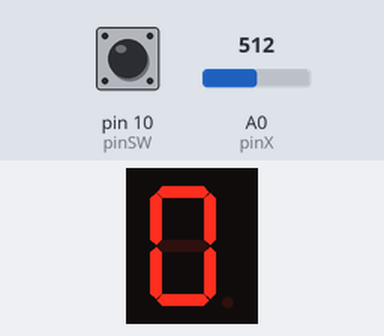
The sketch below on a simulated Arduino Uno, built with avr-gcc and run on an emulated ATmega328P. Shown: 1-digit seven-segment display. Wiring (inferred from the names in the program): 1-digit 7-segment display, segments lit when HIGH: segments pin 2, pin 3, pin 4, pin 5, pin 6, pin 7, pin 8, pin 9. The test bench sets the inputs (shaded band); at power-on: A0 (pinX) = 512, pin 10 (pinSW) HIGH. The segment pins are drawn as the display they are named for.

Above: at 1.2 s.
1.3 s: A0 (pinX) set to 610
At 2.5 s:
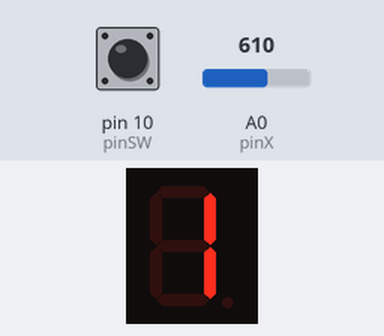
2.8 s: pin 10 (pinSW) pulled LOW for 0.15 s
At 3.9 s:
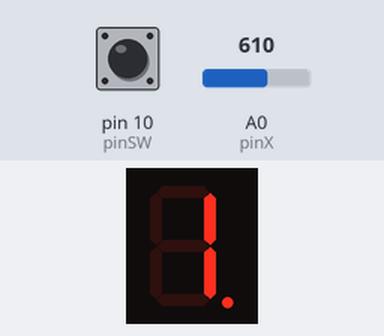
Timing chart, 0 to 5.8 s (numbered marks = the images above; inputs shaded):
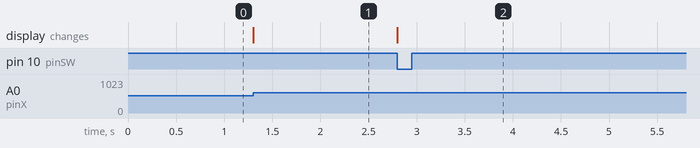

The sketch:

example4-joystick_and_7segment.ino
```cpp
// declare all the joystick pins
const int pinSW = 10; // digital pin connected to switch output
const int pinX = A0; // A0 - analog pin connected to X output
const int pinY = A1; // A1 - analog pin connected to Y output

// declare all the segments pins
const int pinA = 2;
const int pinB = 3;
const int pinC = 4;
const int pinD = 5;
const int pinE = 6;
const int pinF = 7;
const int pinG = 8;
const int pinDP = 9;

const int segSize = 8;
const int noOfDigits = 10;

// dp on or off
int dpState = LOW;
// states of the button press
int swState = LOW;
int lastSwState = LOW;
int switchValue;
int xValue = 0;
int yValue = 0;

bool joyMoved = false;
int digit = 0;
int minThreshold = 400;
int maxThreshold = 600;

// store the pins in an array for easier access
int segments[segSize] = {
  pinA, pinB, pinC, pinD, pinE, pinF, pinG, pinDP
};

byte digitMatrix[noOfDigits][segSize - 1] = {
  // a  b  c  d  e  f  g
  {1, 1, 1, 1, 1, 1, 0}, // 0
  {0, 1, 1, 0, 0, 0, 0}, // 1
  {1, 1, 0, 1, 1, 0, 1}, // 2
  {1, 1, 1, 1, 0, 0, 1}, // 3
  {0, 1, 1, 0, 0, 1, 1}, // 4
  {1, 0, 1, 1, 0, 1, 1}, // 5
  {1, 0, 1, 1, 1, 1, 1}, // 6
  {1, 1, 1, 0, 0, 0, 0}, // 7
  {1, 1, 1, 1, 1, 1, 1}, // 8
  {1, 1, 1, 1, 0, 1, 1}  // 9
};

void displayNumber(byte digit, byte decimalPoint) {
  for (int i = 0; i < segSize - 1; i++) {
    digitalWrite(segments[i], digitMatrix[digit][i]);
  }

  // write the decimalPoint to DP pin
  digitalWrite(segments[segSize - 1], decimalPoint);
}

void setup() {
  // initialize all the pins
  for (int i = 0; i < segSize; i++) {
    pinMode(segments[i], OUTPUT);
  }
  pinMode(pinSW, INPUT_PULLUP);

  displayNumber(digit, dpState); // initial value displayed. Choose any value
}

void loop() {
  xValue = analogRead(pinX);
  // On Ox axis, if the value is lower than a chosen min threshold, then
  // decrease by 1 the digit value.
  if (xValue < minThreshold && joyMoved == false) {
    if (digit > 0) {
      digit--;
    } else {
      digit = 9;
    }
    joyMoved = true;
  }

  // On Ox axis, if the value is bigger than a chosen max threshold, then
  // increase by 1 the digit value
  if (xValue > maxThreshold && joyMoved == false) {
    if (digit < 9) {
      digit++;
    } else {
      digit = 0;
    }
    joyMoved = true;
  }

  if (xValue >= minThreshold && xValue <= maxThreshold) {
    joyMoved = false;
  }

  // simple state change detector. I0[deally, use debounce.
  swState = digitalRead(pinSW);
  if (swState !=  lastSwState) {
    if (swState == LOW) {
      dpState = !dpState;
    }
  }
  lastSwState = swState;

  displayNumber(digit, dpState);
  delay(1);
}
```

Measured:
- after the input at 1.3 s, the display: changes at once (image 1)
- after the input at 2.8 s, the display: changes at once (image 2)
